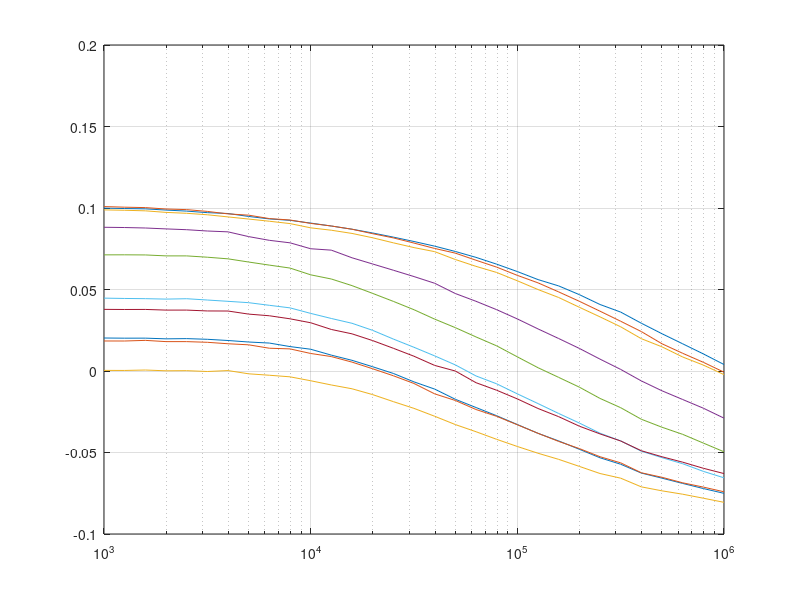

The MATLAB source for this figure: (Note: this script raises an error after producing the figure.)
clear
close all
%lectordzinorm('datacore17') 
load('datacore17'); % 1 patron80 - 12 patron78
load('sigmas347')
ms={'aire' 'p80' 'm1' 'm2' 'm3' 'm4' 'm5' 'm6' 'm7' 'm8' 'm9' 'm11' 'p78'};
figure
semilogx(f,dzicorrnorm(:,2:end-1))
grid on
%% fiteo z1 
bobina='bobinamatias';
load(bobina)
sigmapatron=0.6102*1e6; %  78 
dpatron=14.957; %   78 
fitpatron=fitz1(bobina,dzicorrnorm(:,12),f,sigmapatron,dpatron);
z1=fitpatron.z1;
%%
[ss esps]=vndrp3('347.csv',11);
a=reshape(esps,[2 11] );
b=reshape(ss(:,2),[2 11]);
esps=[a(1,:); b(1,:)];
esps=[a(1,1:10)]
%% fiteo mues

for k=1:size(dzicorrnorm,2)-2
mues(k)=fitmur(bobina,dzicorrnorm(:,k+1),f,sigmas(k),esps(k),z1,1);
grid on
title(ms{k+2})
end

%%
figure
plot(mues)
grid on

%% montecarleo

ur1=0.06e-3; %  en mm
udh=0.06e-3; %  en mm
ul0=0.23; % en % maximo std que tira el solartron
us=1.5; % en porcentaje
ud=0.06e-3; % en mm
n=100;

% mu_fit(p,f,dziucorrnorm)  p=parametros(N,r1,r2,dh,z1,d,sigma)
for m=2:11
ran=zeros(n,5);

x=[ r1 dh 0 esps(m-1) sigmas(m-1) ];
ux=[ur1 udh 0 ud sigmas(m-1)*us/100 ];


for i=1:n
    
    for j=1:5
ran(i,j)=rand*2*ux(j) - ux(j) + x(j);
    end

dziran=rand(1,length(dzicorrnorm(:,m)'))*2.*dzicorrnorm(:,m)'*ul0/100 + dzicorrnorm(:,m)';

p=[N ran(i,1) r2 ran(i,2) z1 ran(i,4) ran(i,5) ];
mufit=mu_fit(p,f,dziran');
muesm(i,m-1)=mufit.mu;

end

end

%%
load('muesmonte')

%%

figure
plot(mues,'o')
hold on
grid on
plot(muesm','x')